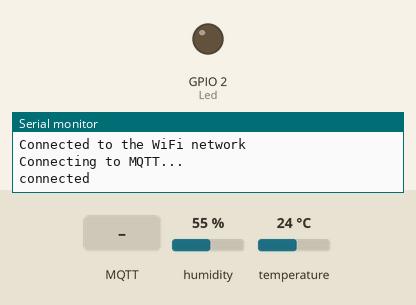
The sketch below on a simulated ESP32. On the bench: output pins drawn as LEDs (lit = HIGH), the last lines printed to the serial monitor. Inputs (shaded band) come from the test bench; at power-on: humidity 55 %, temperature 24 °C. WiFi joins after 1.5 s; servers stay silent unless stated; no MQTT or app messages arrive unless stated.

Above: at 2.7 s.
2.8 s: MQTT message "1" arrives on the first subscribed topic
At 6.6 s:
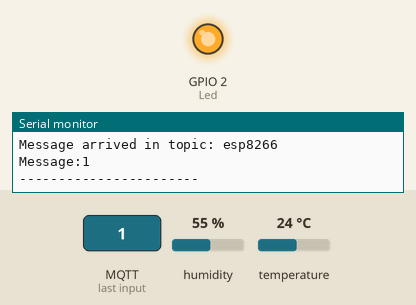
7.3 s: MQTT message "on" arrives on the first subscribed topic
11.7 s: MQTT message "off" arrives on the first subscribed topic
Timing chart, 0 to 21.4 s (numbered marks = the images above; inputs shaded):
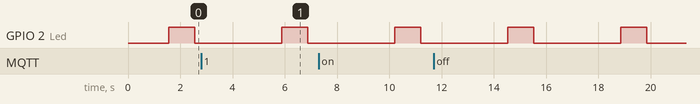

The sketch:

PFa.ino
```cpp
#include <WiFi.h>
#include <PubSubClient.h>
#include "DHT.h"

const char* ssid = "D-Link";                   // wifi ssid
const char* password =  "atiwifi++";         // wifi password
const char* mqttServer = "192.168.1.9";    // IP adress Raspberry Pi
const int mqttPort = 1883;
const char* mqttUser = "mayna";      // if you don't have MQTT Username, no need input
const char* mqttPassword = "mayna";  // if you don't have MQTT Password, no need input
const char* client_ID = "client";  // if you don't have MQTT Password, no need input
#define DHTPIN 0
#define DHTTYPE DHT11
DHT dht(DHTPIN, DHTTYPE);  // on indique la broche et le type de capteur
#define Led 2
WiFiClient espClient;
PubSubClient client(espClient);


void setup() {

  Serial.begin(115200);
  Serial.println("DHT11 sensor!");
  //call begin to start sensor
dht.begin();
  pinMode(Led, OUTPUT);

  WiFi.begin(ssid, password);

  while (WiFi.status() != WL_CONNECTED) {
    delay(500);
    Serial.println("Connecting to WiFi..");
  }
  Serial.println("Connected to the WiFi network");

  client.setServer(mqttServer, mqttPort);
  client.setCallback(callback);

  while (!client.connected()) {
    Serial.println("Connecting to MQTT...");

    if (client.connect("ESP8266Client", mqttUser, mqttPassword )) {

      Serial.println("connected");

    } else {

      Serial.print("failed with state ");
      Serial.print(client.state());
      delay(2000);

    }
  }

//  client.publish("esp8266", "Hello Raspberry Pi");
//  client.subscribe("esp8266");

}

void callback(char* topic, byte* payload, unsigned int length) {

  Serial.print("Message arrived in topic: ");
  Serial.println(topic);

  Serial.print("Message:");
  for (int i = 0; i < length; i++) {
    Serial.print((char)payload[i]);
  }

  Serial.println();
  Serial.println("-----------------------");

}

void loop() {
   digitalWrite(Led, HIGH);   // turn the LED on (HIGH is the voltage level)
  delay(1000);                       // wait for a second
  digitalWrite(Led, LOW);    // turn the LED off by making the voltage LOW
  delay(1000);
//get value of humidity
float h = dht.readHumidity();
//get value of temp abd  Read temperature as Celsius (the default)
float t = dht.readTemperature();
// Check if any reads failed cad ==0 ou negative with isnan and exit early (to try again).
if (isnan(h) || isnan(t)) {
Serial.println("Failed to read from DHT sensor!");
return;
}
// print the result to Terminal
Serial.print("Humidity: ");
Serial.print(h);
Serial.print(" %\t");
Serial.print("Temperature: ");
Serial.print(t);
Serial.println(" *C ");
//we delay a little bit for next read
delay(2000);

    client.publish("humid", String(h).c_str());
    client.publish("tempF", String(t).c_str());

    client.publish("esp8266", "Hello Raspberry Pi");
    client.subscribe("esp8266");
    delay(300);
  client.loop();
}
```

Measured:
- by itself, GPIO 2 (Led): alternates HIGH for 1.0 s and LOW for 3.3 s
